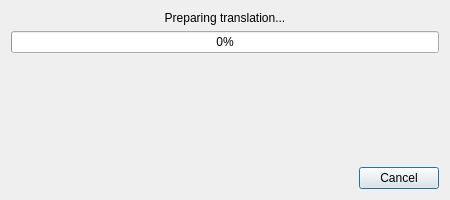
<?xml version="1.0" encoding="UTF-8"?>
<ui version="4.0">
 <class>TranslationProgressDialog</class>
 <widget class="QDialog" name="TranslationProgressDialog">
  <property name="geometry">
   <rect>
    <x>0</x>
    <y>0</y>
    <width>450</width>
    <height>200</height>
   </rect>
  </property>
  <property name="windowTitle">
   <string>Translation Progress</string>
  </property>
  <layout class="QVBoxLayout" name="verticalLayout">
   <item>
    <widget class="QLabel" name="statusLabel">
     <property name="text">
      <string>Preparing translation...</string>
     </property>
     <property name="alignment">
      <set>Qt::AlignCenter</set>
     </property>
    </widget>
   </item>
   <item>
    <widget class="QProgressBar" name="progressBar">
     <property name="value">
      <number>0</number>
     </property>
    </widget>
   </item>
   <item>
    <widget class="QLabel" name="currentTextLabel">
     <property name="text">
      <string/>
     </property>
     <property name="wordWrap">
      <bool>true</bool>
     </property>
     <property name="alignment">
      <set>Qt::AlignCenter</set>
     </property>
     <property name="margin">
      <number>10</number>
     </property>
    </widget>
   </item>
   <item>
    <spacer name="verticalSpacer">
     <property name="orientation">
      <enum>Qt::Vertical</enum>
     </property>
     <property name="sizeHint" stdset="0">
      <size>
       <width>20</width>
       <height>40</height>
      </size>
     </property>
    </spacer>
   </item>
   <item>
    <layout class="QHBoxLayout" name="buttonLayout">
     <item>
      <spacer name="horizontalSpacer">
       <property name="orientation">
        <enum>Qt::Horizontal</enum>
       </property>
       <property name="sizeHint" stdset="0">
        <size>
         <width>40</width>
         <height>20</height>
        </size>
       </property>
      </spacer>
     </item>
     <item>
      <widget class="QPushButton" name="cancelButton">
       <property name="text">
        <string>Cancel</string>
       </property>
      </widget>
     </item>
    </layout>
   </item>
  </layout>
 </widget>
 <resources/>
 <connections/>
</ui>
